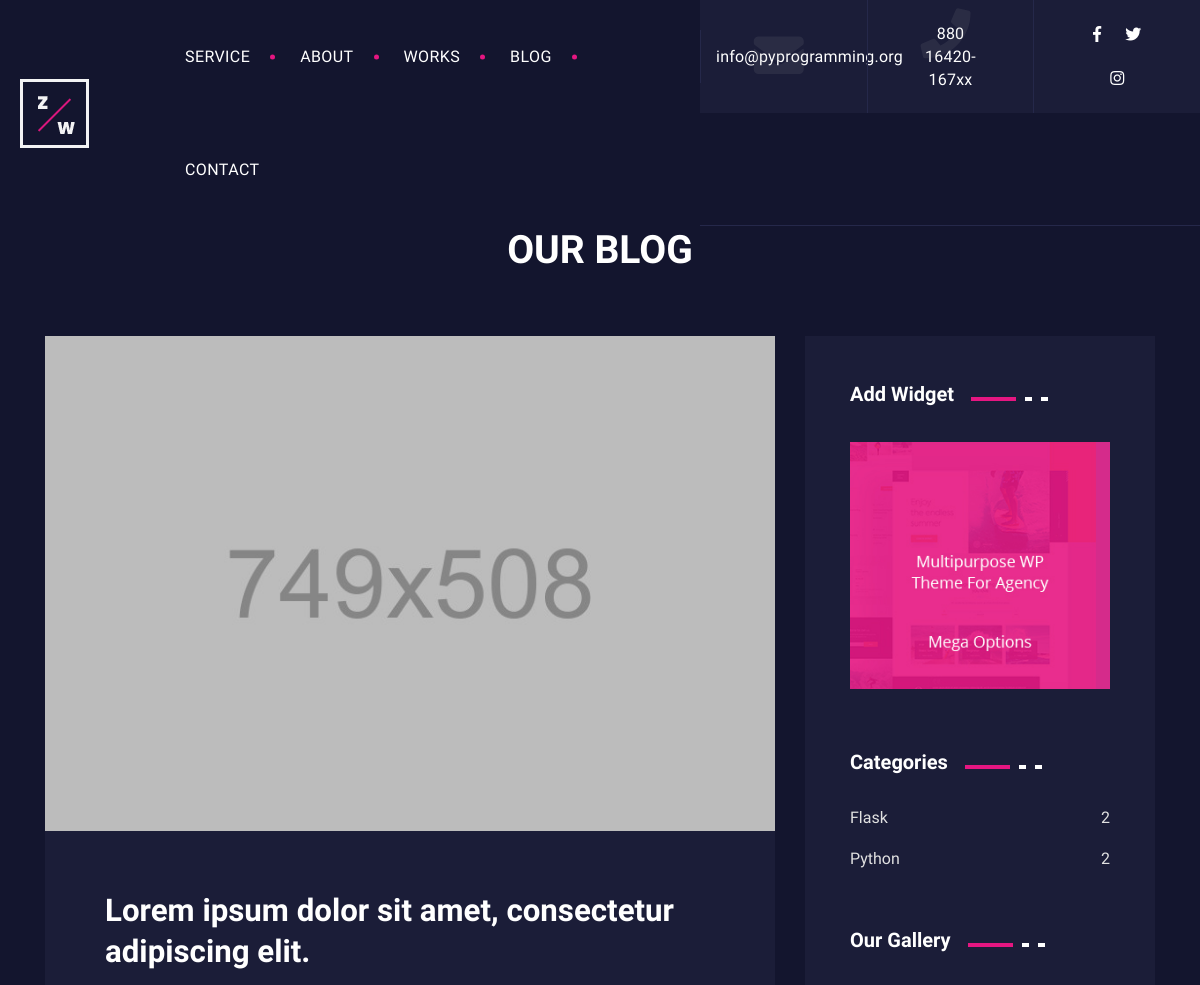
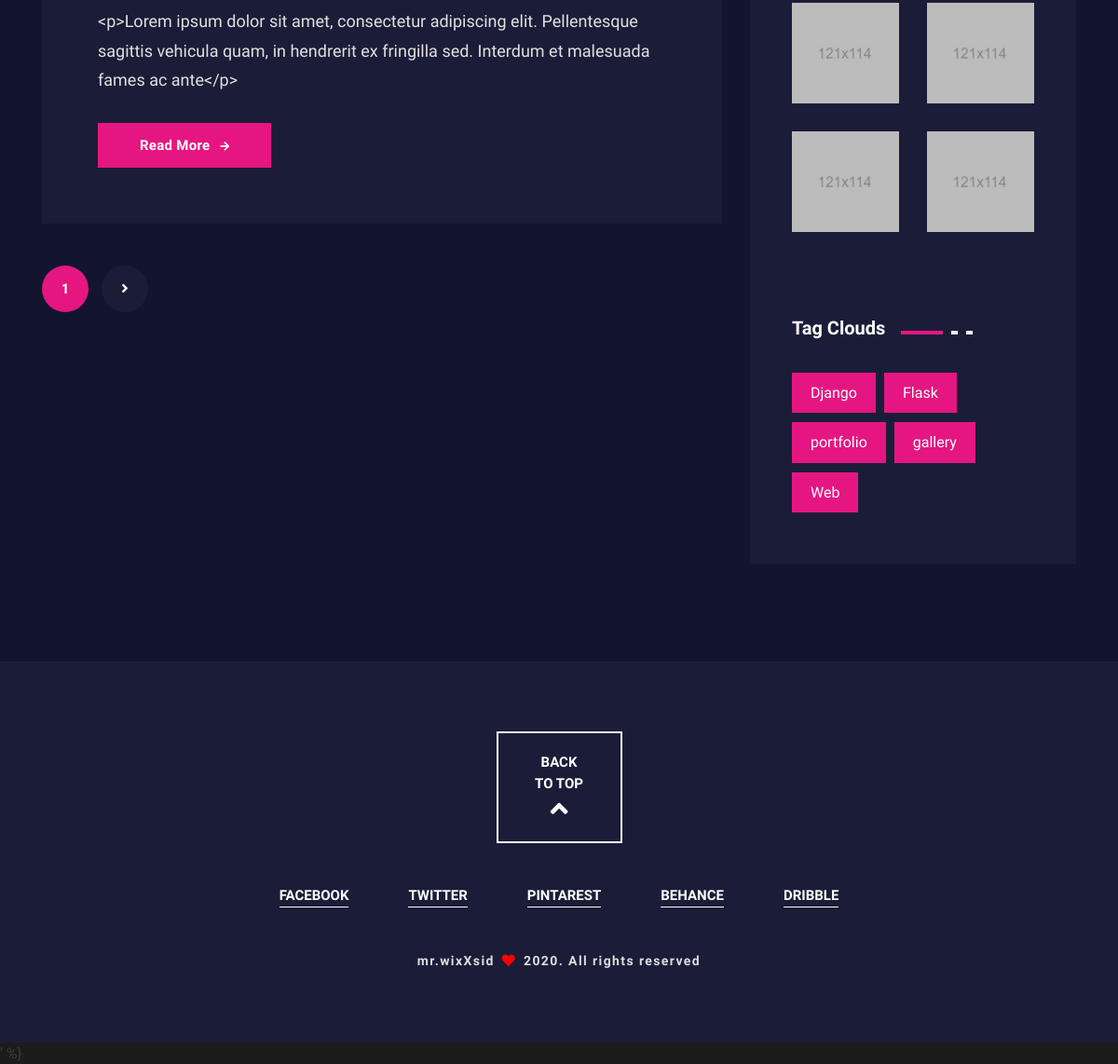
Screenshot of /blog/ with the database file from the repository (2 pictures, top to bottom).
### post/models.py (models this page shows, shortened)
class Post(models.Model):
    title = models.CharField(max_length=150)
    short_description = models.TextField(max_length=200, blank=True)
    contents = HTMLField()
    timestamp = models.DateTimeField(auto_now_add=True)
    comment_count = models.IntegerField(default=0)
    thumbnail = models.ImageField(upload_to='thumbnail', blank=True)
    categories = models.ManyToManyField(Category)
    featured = models.BooleanField(blank=False)
    def get_absolute_url(self):
        return reverse('post-detail', kwargs={
            'id': self.id
        })

class Category(models.Model):
    title = models.CharField(max_length=25)

### post/views.py (the view)
# urls.py: path('blog/', blog, name='post-list'),
def blog(request):
    category_count = get_category_count()
    latest = Post.objects.all().order_by('-timestamp')
    paginator = Paginator(latest, 1)
    page_request_ver = 'page'
    page = request.GET.get(page_request_ver)
    try:
        paginated_queryset = paginator.page(page)
    except PageNotAnInteger:
        paginated_queryset = paginator.page(1)
    except EmptyPage:
        paginated_queryset = paginator.page(1)
    context = {
        'queryset': paginated_queryset,
        'page_request_ver': page_request_ver,
        'category_count': category_count
    }
    return render(request, 'blog.html', context)

### post/views.py (called while the page is built)
def get_category_count():
    queryset = Post \
        .objects \
        .values('categories__title') \
        .annotate(Count('categories__title'))
    return queryset

### templates/blog.html (shortened to what this page needs)
{% extends 'base.html' %}
{% block content %}
{% load static %}
    <section class="blog-page-block bg-black-russian-3 pd-t-150 pd-b-105">
        <div class="container">
            <div class="row">
                <div class="col-12 text-center">
                    <div class="section-title">
                        <h2 class="title-main color-white">Our Blog</h2>
                    </div>
                </div>
            </div>
            <div class="row">
                <div class="col-lg-8">
                    <div class="blog-latest-items dark">
                    {% for post in queryset %}
                     <article class="post">
                            <figure class="post-thumb">
                                <a href="blog-single-dark.html">
                                    <img src="{{ post.thumbnail.url }}" alt="Post Image" />
                                </a>
                            </figure>
                            <div class="post-details">
                                <h2 class="entry-title"><a href="{{ post.get_absolute_url }}"> {{ post.title}} </a></h2>
                                <div class="entry-content">
                                    <p> {{ post.short_description }}
                                    <a href="{{ post.get_absolute_url }}" class="more-link">Read More <i class="fa fa-arrow-right"></i></a></p>
                                </div>
                            </div>
                        </article>
                        {% endfor %}
                        <div class="pagination-block">
                            <ul class="pagination">
                                <li class="active"><a class="page-numbers" href="?{{ page_request_ver }}={{ queryset.number }}">{{ queryset.number }}</a></li>
                                {% if queryset.has_next %}
                                <li class="nav-next"><a href="?{{ page_request_ver }}={{ queryset.next_page_number }}"><i class="fa fa-angle-right"></i></a></li>
                                {% endif %}
                            </ul>
                        </div>
                    </div>
                </div>
                <div class="col-lg-4">
                    <div class="sidebar-items dark">
                        <div class="widget widget_ads">
                            <h4 class="widget-title">
                                <span class="text">Add Widget</span>
                                <span class="large-border bg-deep-cerise"></span>
                                <span class="small-border bg-white"></span>
                                <span class="small-border bg-white"></span>
                            </h4>
                            <div class="widget-content">
                                <a href="#"><img src="{% static '/images/blog/blog-add.jpg' %}" alt="Blog Add" /></a>
                            </div>
                        </div>
                        <div class="widget widget_categories">
                            <h4 class="widget-title">
                                <span class="text">Categories</span>
                                <span class="large-border bg-deep-cerise"></span>
                                <span class="small-border bg-white"></span>
                                <span class="small-border bg-white"></span>
                            </h4>
                            <ul>
                                {% for cat in category_count %}
                                <li><a href="#"> {{ cat.categories__title }} <span class="count">{{ cat.categories__title__count }}</span></a></li>
                                {% endfor %}
                            </ul>
                        </div>
                        <div class="widget widget_gallery">
                            <h4 class="widget-title">
                                <span class="text">Our Gallery</span>
                                <span class="large-border bg-deep-cerise"></span>
                                <span class="small-border bg-white"></span>
                                <span class="small-border bg-white"></span>
                            </h4>
                            <div class="gallery-content">
                                <div class="row">
                                    <div class="col-6">
                                        <a href="#"><img src="{% static '/images/blog/blog-widget-gallery-1.jpg' %}" alt="Gallery Image" /></a>
                                    </div>
                                    <div class="col-6">
                                        <a href="#"><img src="{% static '/images/blog/blog-widget-gallery-2.jpg' %}" alt="Gallery Image" /></a>
                                    </div>
                                    <div class="col-6">
                                        <a href="#"><img src="{% static '/images/blog/blog-widget-gallery-3.jpg' %}" alt="Gallery Image" /></a>
                                    </div>
                                    <div class="col-6">
                                        <a href="#"><img src="{% static '/images/blog/blog-widget-gallery-4.jpg' %}" alt="Gallery Image" /></a>
                                    </div>
                                </div>
                            </div>
                        </div>
                        <div class="widget widget_tagclouds">
                            <h4 class="widget-title">
                                <span class="text">Tag Clouds</span>
                                <span class="large-border bg-deep-cerise"></span>
                                <span class="small-border bg-white"></span>
                                <span class="small-border bg-white"></span>
                            </h4>
                            <div class="tagcloud">
                                <a href="#">Django</a>
                                <a href="#">Flask</a>
                                <a href="#">portfolio</a>
                                <a href="#">gallery</a>
                                <a href="#">Web</a>
                            </div>
                        </div>
                    </div>
                </div>
            </div>
        </div>
    </section>
    {% endblock %}

### rows the page displays
Post: thumbnail (picture), title "Lorem ipsum dolor sit amet, consectetur adipiscing elit.", short_description "<p>Lorem ipsum dolor sit amet, consectetur adipiscing elit. Pellentesque sagittis vehicula quam, in hendrerit ex fringilla sed. Interdum et malesuada fames ac ante</p>"
Category: categories__title "Flask", categories__title__count "2"
Category: categories__title "Python", categories__title__count "2"

### other values shown
{{ queryset.number }} "1"
